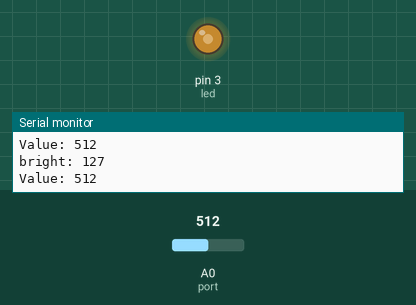
Bench run of a sketch on a simulated Arduino Uno, built with avr-gcc and run on an emulated ATmega328P. Parts: output pins drawn as LEDs (lit = HIGH), the last lines printed to the serial monitor. Inputs (shaded band) come from the test bench; at power-on: A0 (port) = 512.

Above: at 1.2 s.
1.3 s: A0 (port) set to 413
At 2.4 s:
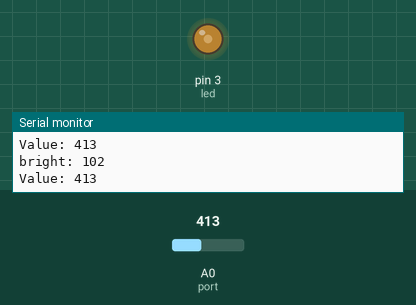
2.8 s: A0 (port) set to 391
At 3.8 s:
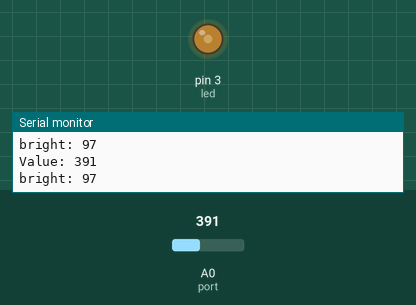
5.8 s: A0 (port) set to 110
At 7.0 s:
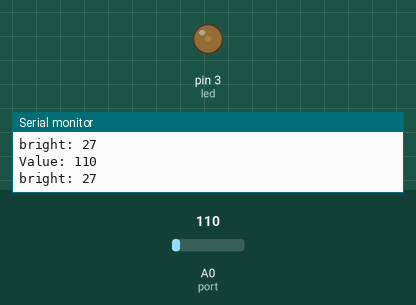
7.3 s: A0 (port) set to 92
At 8.1 s:
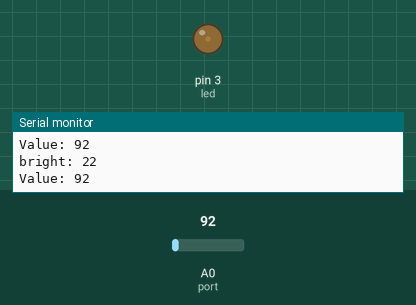
10.3 s: A0 (port) set to 46
At 11.2 s:
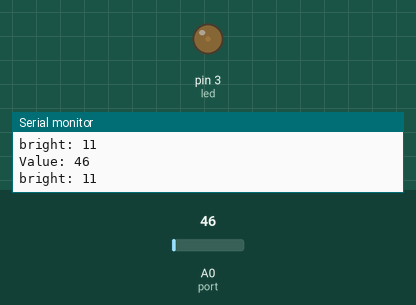
13.3 s: A0 (port) set to 36
At 14.0 s:
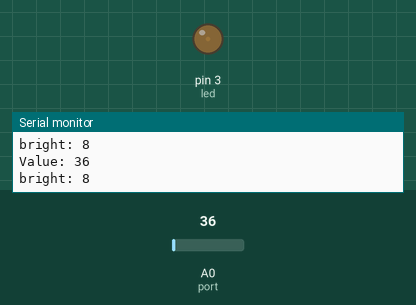
Timing chart, 0 to 15.8 s (numbered marks = the images above; inputs shaded):
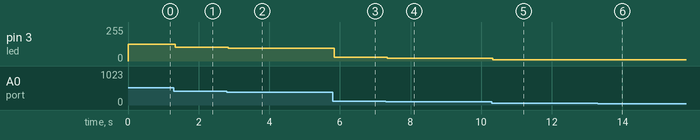

Measured:
- after the input at 1.3 s, pin 3 (led): 127/255 → 102/255 at once
- after the input at 2.8 s, pin 3 (led): 102/255 → 97/255 at once
- after the input at 5.8 s, pin 3 (led): 97/255 → 27/255 at once
- after the input at 7.3 s, pin 3 (led): 27/255 → 22/255 at once
- after the input at 10.3 s, pin 3 (led): 22/255 → 11/255 at once
- after the input at 13.3 s, pin 3 (led): 11/255 → 8/255 at once

The sketch:

PWM_pontentiometer.ino
```cpp
int led=3;
int port=A0;
int value;
float voltage;
int bright;
void setup() {
  // put your setup code here, to run once:
Serial.begin(9600);
pinMode(led,OUTPUT);

}

void loop() {
  // put your main code here, to run repeatedly:
value= analogRead(port);
Serial.print("Value: ");
Serial.println(value);
// delay (1000);

bright=map(value,0,1023,0,255);
Serial.print("bright: ");
Serial.println(bright);
analogWrite(led,bright);
}
```
